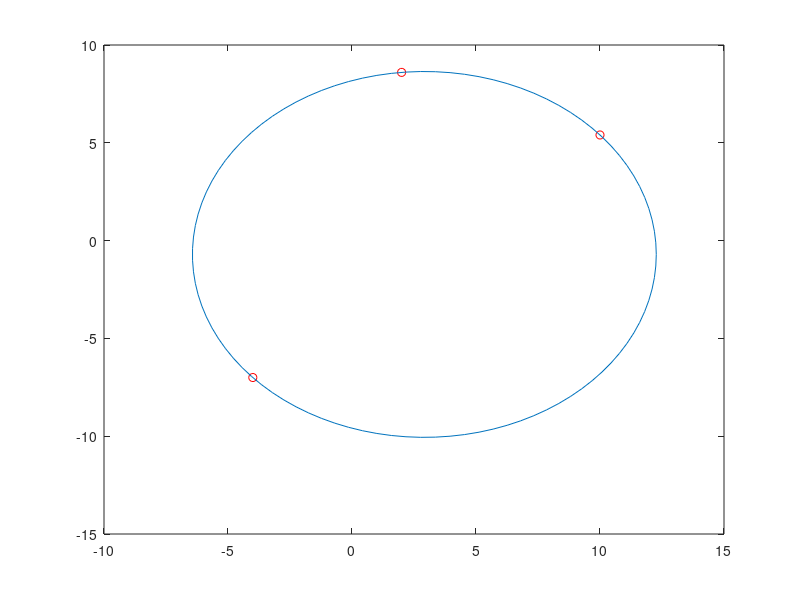

Source code (MATLAB):
clear; close all; clc;

x1 =10;
y1 = 5.4;

x2 = 2;
y2 = 8.6;

x3 = -4;
y3 = -7;

%%

A = 2 * [...
    (x1-x2), (y1-y2); 
    (x2-x3), (y2-y3)];
b = [(x1^2+y1^2)-(x2^2+y2^2); (x2^2 + y2^2)-(x3^2 +y3^2)];

c = A\b;

r = sqrt(sum(...
    (c-[x1; y1]).^2)...
    );

%% 체크
figure;
plot(x1, y1, 'ro'); hold on;
plot(x2, y2, 'ro');
plot(x3, y3, 'ro');

theta = linspace(0, 2*pi, 100);
x = r * cos(theta) + c(1);
y = r * sin(theta) + c(2);

plot(x, y)